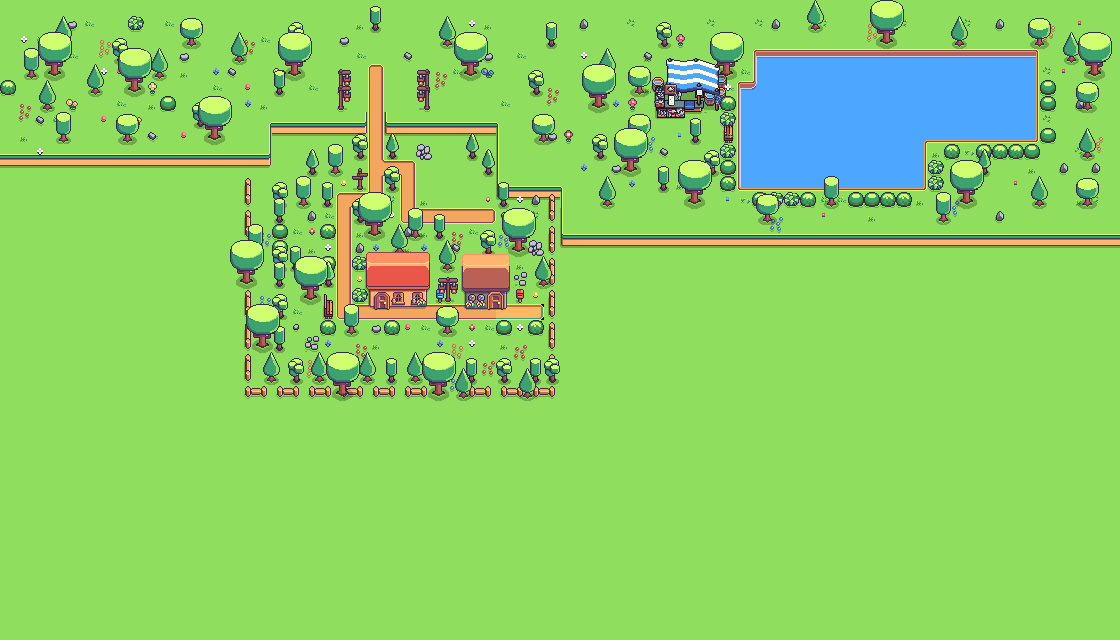

A level layout from a 2D game, rendered from its tile map. Below: a short description, then the map file with tile-grid data replaced by summaries:
An orthogonal 70x40 tile map with 16x16 px tiles, 15 tile layers (terrain, mountain, vegetation, fish market, ...), 6 hidden layers not drawn, 10 tilesets.

<map version="1.10" tiledversion="1.10.2" orientation="orthogonal" renderorder="right-down" width="70" height="40" tilewidth="16" tileheight="16" infinite="0" nextlayerid="31" nextobjectid="1">
 <editorsettings>
  <export target="Game/data/PGM JSON map.tmj" format="json" />
 </editorsettings>
 <tileset firstgid="1" source="Portfolio Game.tsx" />
 <tileset firstgid="1537" source="terrain no shadow.tsx" />
 <tileset firstgid="3073" source="vegetation with shadows.tsx" />
 <tileset firstgid="4001" source="fishing market.tsx" />
 <tileset firstgid="4065" source="house building with shadow.tsx" />
 <tileset firstgid="7365" source="housing_system_roofs.tsx" />
 <tileset firstgid="10665" source="house_doors.tsx" />
 <tileset firstgid="12169" source="houses2.tsx" />
 <tileset firstgid="12289" source="commerce_marketplace_stall.tsx" />
 <tileset firstgid="12417" source="collision.tsx" />
 <layer id="1" name="terrain" width="70" height="40">
  <data>[2800 cells, 2800 non-empty, 12 distinct tile ids]</data>
 </layer>
 <layer id="2" name="mountain" width="70" height="40">
  <data>[2800 cells, 909 non-empty, 22 distinct tile ids]</data>
 </layer>
 <layer id="3" name="vegetation" width="70" height="40">
  <data>[2800 cells, 0 non-empty, 0 distinct tile ids]</data>
 </layer>
 <group id="11" name="construction">
  <layer id="14" name="fish market" width="70" height="40">
   <data>[2800 cells, 30 non-empty, 30 distinct tile ids]</data>
  </layer>
  <layer id="29" name="FISH MARKET FOREGROUND" width="70" height="40" visible="0">
   <data>[2800 cells, 30 non-empty, 30 distinct tile ids]</data>
  </layer>
  <layer id="25" name="cercas" width="70" height="40">
   <data>[2800 cells, 45 non-empty, 7 distinct tile ids]</data>
  </layer>
  <layer id="13" name="postes 2" width="70" height="40">
   <data>[2800 cells, 6 non-empty, 6 distinct tile ids]</data>
  </layer>
  <layer id="12" name="postes" width="70" height="40">
   <data>[2800 cells, 6 non-empty, 6 distinct tile ids]</data>
  </layer>
  <layer id="23" name="decoration" width="70" height="40">
   <data>[2800 cells, 9 non-empty, 9 distinct tile ids]</data>
  </layer>
 </group>
 <group id="5" name="vegetation">
  <layer id="8" name="grass" width="70" height="40">
   <data>[2800 cells, 158 non-empty, 36 distinct tile ids]</data>
  </layer>
  <layer id="7" name="flowers" width="70" height="40">
   <data>[2800 cells, 38 non-empty, 18 distinct tile ids]</data>
  </layer>
  <layer id="9" name="stones" width="70" height="40">
   <data>[2800 cells, 35 non-empty, 11 distinct tile ids]</data>
  </layer>
  <layer id="6" name="trees" width="70" height="40">
   <data>[2800 cells, 266 non-empty, 36 distinct tile ids]</data>
  </layer>
 </group>
 <layer id="21" name="houses" width="70" height="40">
  <data>[2800 cells, 46 non-empty, 46 distinct tile ids]</data>
 </layer>
 <layer id="10" name="trees 2" width="70" height="40">
  <data>[2800 cells, 264 non-empty, 35 distinct tile ids]</data>
 </layer>
 <layer id="22" name="border tree" width="70" height="40">
  <data>[2800 cells, 59 non-empty, 16 distinct tile ids]</data>
 </layer>
 <layer id="24" name="vegetables market" width="70" height="40" visible="0">
  <data>[2800 cells, 30 non-empty, 30 distinct tile ids]</data>
 </layer>
 <layer id="28" name="VEGETABLES MARKET FOREGROUND" width="70" height="40" visible="0">
  <data>[2800 cells, 30 non-empty, 30 distinct tile ids]</data>
 </layer>
 <layer id="26" name="collision" width="70" height="40" visible="0" opacity="0.52">
  <data>[2800 cells, 421 non-empty, 1 distinct tile ids]</data>
 </layer>
 <layer id="30" name="foreground trees" width="70" height="40" visible="0">
  <data>[2800 cells, 14 non-empty, 5 distinct tile ids]</data>
 </layer>
 <layer id="27" name="foreground objects" width="70" height="40" visible="0">
  <data>[2800 cells, 238 non-empty, 28 distinct tile ids]</data>
 </layer>
</map>
